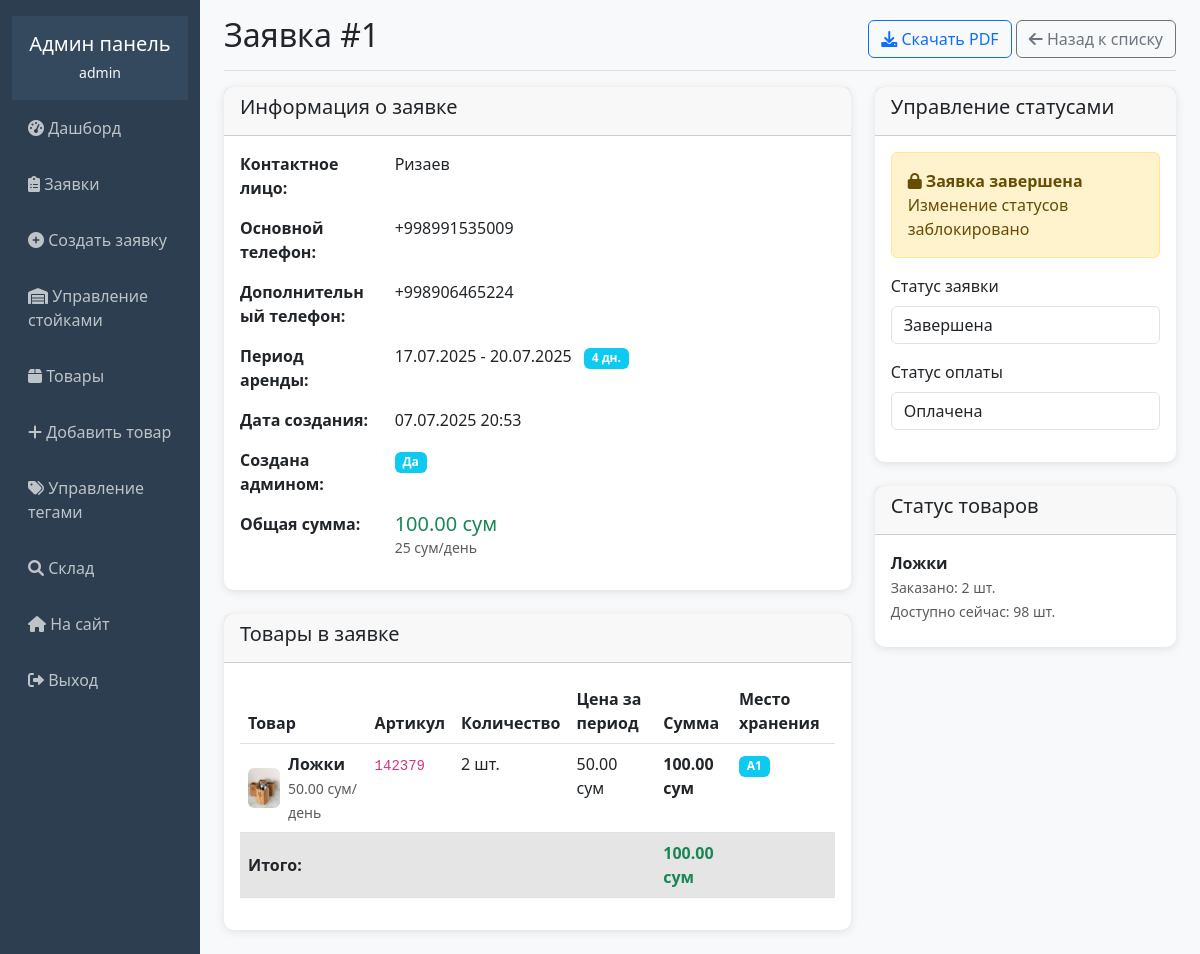
Before: /superuser/orders/1/ (signed in) with the older database file.
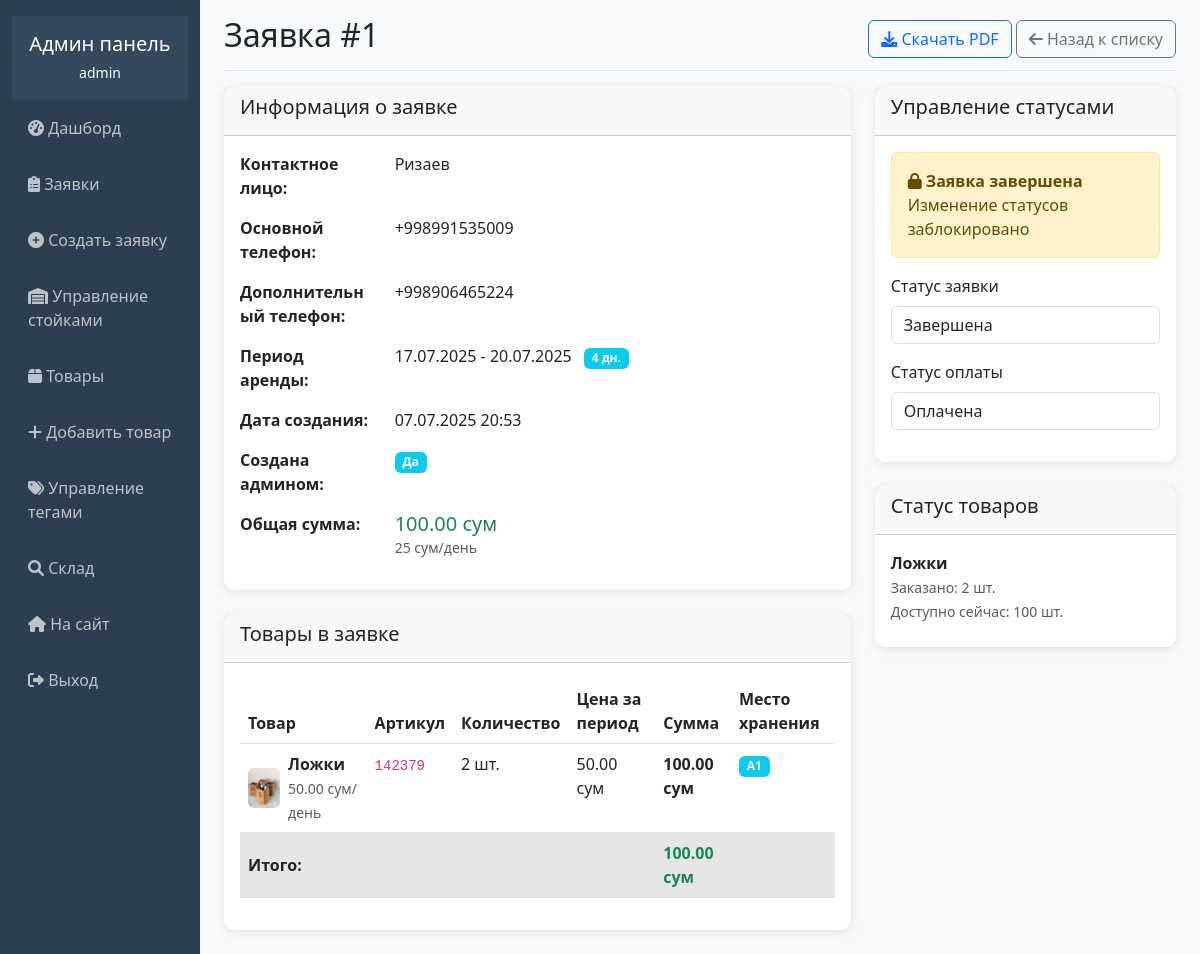
After: the same page with the newer database file.
### rental/models.py (models this page shows, shortened)
class OrderItem(models.Model):
    order = models.ForeignKey(Order, on_delete=models.CASCADE, related_name='items', verbose_name='Заявка')
    product = models.ForeignKey(Product, on_delete=models.CASCADE, verbose_name='Товар')
    quantity = models.IntegerField(verbose_name='Количество')
    price = models.DecimalField(max_digits=10, decimal_places=2, verbose_name='Цена')
    def get_total(self):
        return self.price * self.quantity
    class Meta:
        verbose_name = 'Позиция заявки'
        verbose_name_plural = 'Позиции заявки'

class Product(models.Model):
    name = models.CharField(max_length=200, verbose_name='Название')
    photo = models.ImageField(upload_to='products/', verbose_name='Фото')
    article = models.CharField(max_length=50, unique=True, verbose_name='Артикул')
    description = models.TextField(blank=True, verbose_name='Описание')
    quantity = models.IntegerField(default=0, verbose_name='Количество')
    available_quantity = models.IntegerField(default=0, verbose_name='Доступное количество')
    tags = models.ManyToManyField(Tag, blank=True, verbose_name='Теги')
    daily_price = models.DecimalField(max_digits=10, decimal_places=2, verbose_name='Цена за день')
    shelf = models.ForeignKey(Shelf, on_delete=models.CASCADE, verbose_name='Место хранения')
    created_at = models.DateTimeField(auto_now_add=True)
    def get_display_name(self):
        return self.name.capitalize()
    class Meta:
        verbose_name = 'Товар'
        verbose_name_plural = 'Товары'

class Shelf(models.Model):
    storage = models.ForeignKey(Storage, on_delete=models.CASCADE, verbose_name='Стойка')
    number = models.CharField(max_length=10, verbose_name='Номер полки')
    def __str__(self):
        return f"{self.storage.name}{self.number}"
    class Meta:
        verbose_name = 'Полка'
        verbose_name_plural = 'Полки'

class Storage(models.Model):
    name = models.CharField(max_length=10, verbose_name='Название стойки')
    class Meta:
        verbose_name = 'Стойка'
        verbose_name_plural = 'Стойки'

### rental/admin_views.py (the view)
# urls.py: path('orders/<int:order_id>/', admin_views.admin_order_detail, name='admin_order_detail'),
@user_passes_test(is_admin)
def admin_order_detail(request, order_id):
    order = get_object_or_404(Order, id=order_id)
    return render(request, 'rental/admin/order_detail.html', {'order': order})

### rental/admin_views.py (called while the page is built)
def is_admin(user):
    return user.is_authenticated and user.is_staff

### rental/models.py (called while the page is built)
    def get_rental_days(self):
        return (self.rental_end - self.rental_start).days + 1

    def get_daily_average(self):
        rental_days = self.get_rental_days()
        if rental_days > 0:
            return self.total_amount / rental_days
        return 0

### templates/rental/admin/order_detail.html (shortened to what the changed rows need)
{% extends 'rental/admin/base_admin.html' %}
{% block content %}
<div class="d-flex justify-content-between flex-wrap flex-md-nowrap align-items-center pb-2 mb-3 border-bottom">
    <h1 class="h2">Заявка #{{ order.id }}</h1>
</div>
<div class="row">
    <div class="col-md-8">
        <div class="card mt-4">
            <div class="card-body">
                <div class="table-responsive">
                    <table class="table">
                        <thead>
                            <tr>
                                <th>Товар</th>
                                <th>Артикул</th>
                                <th>Количество</th>
                                <th>Цена за период</th>
                                <th>Сумма</th>
                                <th>Место хранения</th>
                            </tr>
                        </thead>
                        <tbody>
                            {% for item in order.items.all %}
                            <tr>
                                <td>
                                    <div class="d-flex align-items-center">
                                        {% if item.product.photo %}
                                            <img src="{{ item.product.photo.url }}" alt="{{ item.product.name }}" style="width: 40px; height: 40px; object-fit: cover;" class="rounded me-2">
                                        {% endif %}
                                        <div>
                                            <strong>{{ item.product.get_display_name }}</strong><br>
                                            <small class="text-muted">{{ item.product.daily_price }} сум/день</small>
                                        </div>
                                    </div>
                                </td>
                                <td><code>{{ item.product.article }}</code></td>
                                <td>{{ item.quantity }} шт.</td>
                                <td>{{ item.price }} сум</td>
                                <td><strong>{{ item.get_total|floatformat:2 }} сум</strong></td>
                                <td><span class="badge bg-info">{{ item.product.shelf }}</span></td>
                            </tr>
                            {% endfor %}
                        </tbody>
                    </table>
                </div>
            </div>
        </div>
    </div>
    <div class="col-md-4">
        <div class="card mt-4">
            <div class="card-body">
                {% for item in order.items.all %}
                <div class="mb-2">
                    <strong>{{ item.product.name }}</strong><br>
                    <small class="text-muted">
                        Заказано: {{ item.quantity }} шт.<br>
                        Доступно сейчас: {{ item.product.available_quantity }} шт.
                    </small>
                </div>
                {% endfor %}
            </div>
        </div>
    </div>
</div>
{% endblock %}

Changed rows visible on the page:
changed through a linked row, OrderItem "Ложки": product.available_quantity "98" → "100"
